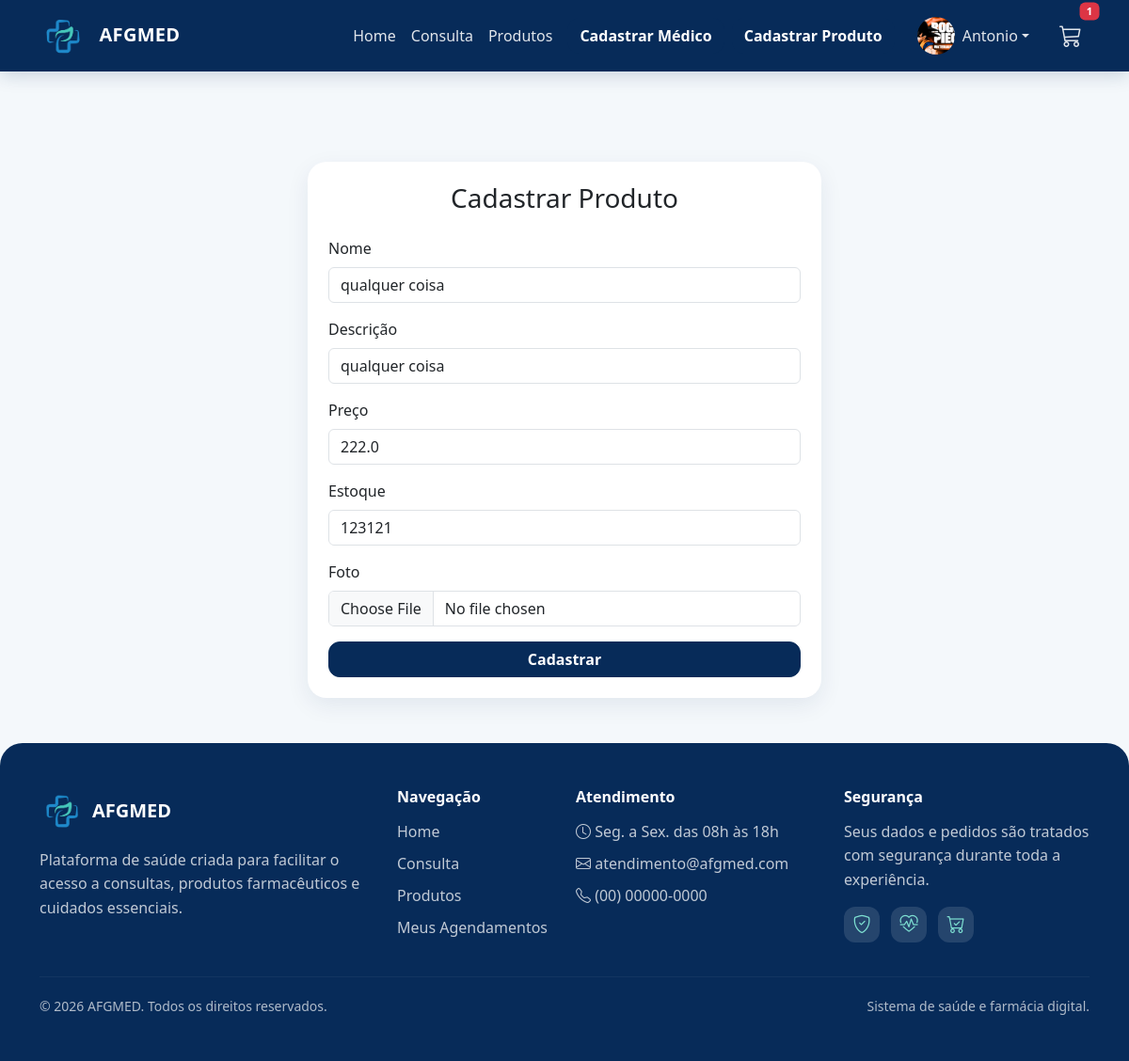
The page /editar-produto/1 (signed in) on the database as committed earlier.
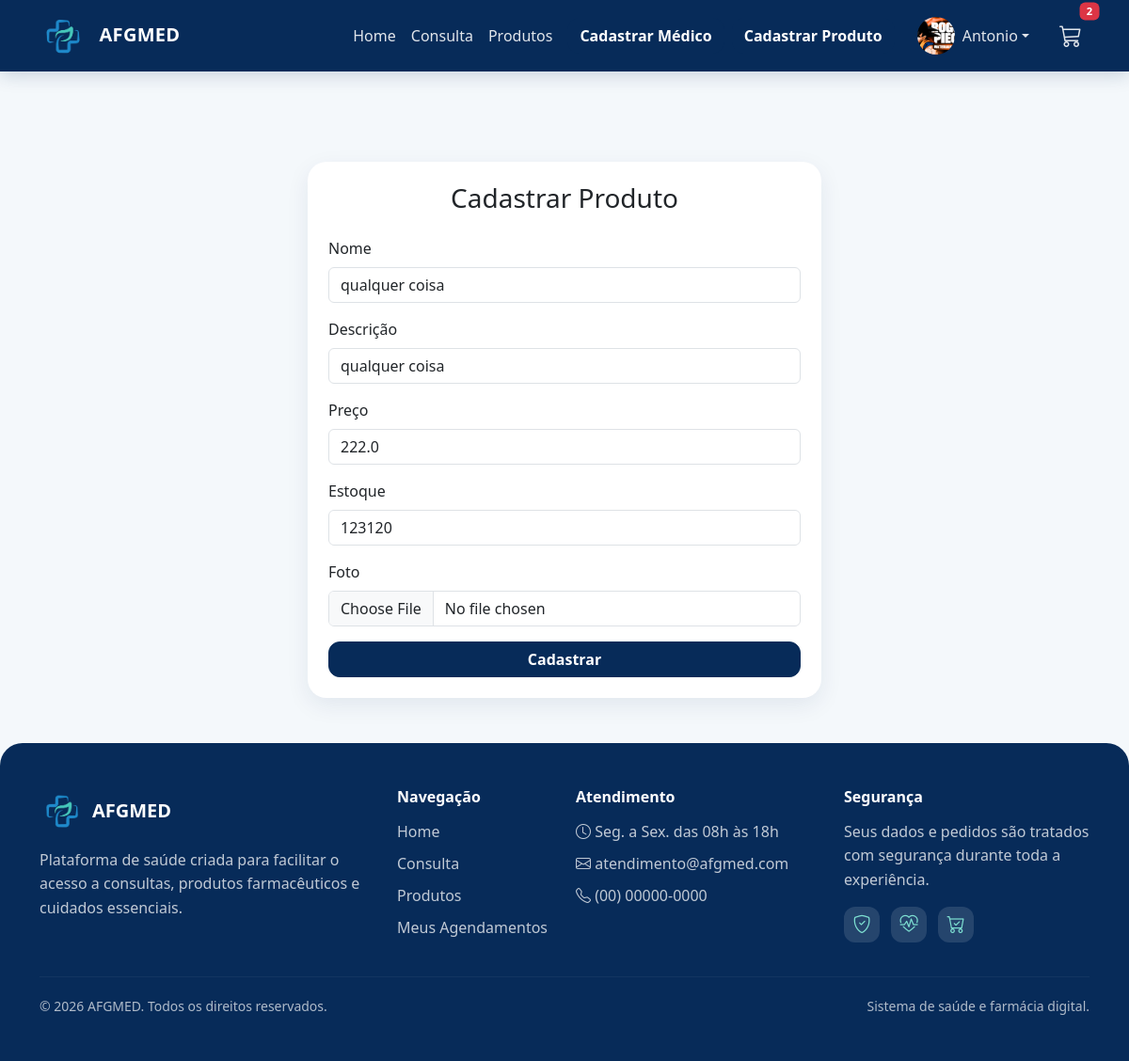
The same page on the database as committed later.
### projetoafgmed/models.py (models this page shows)
class Produto(database.Model):
    id = database.Column(database.Integer, primary_key=True)
    nome = database.Column(database.String, nullable=False)
    descricao = database.Column(database.String)
    preco = database.Column(database.Float, nullable=False)
    estoque = database.Column(database.Integer, default=0)
    foto = database.Column(database.String, default="default.jpg")
    ativo = database.Column(database.Boolean, default=True, nullable=False)
    destaque_home = database.Column(database.Boolean, default=False, nullable=False)
    data_criacao = database.Column(database.DateTime, nullable=False, default=datetime.utcnow)

### projetoafgmed/routes.py (the view, shortened to what this page needs)
@app.route("/editar-produto/<int:id_produto>", methods=["GET","POST"])
@login_required
def editar_produto(id_produto):
    if not getattr(current_user, "is_admin", False):
        flash("Apenas administradores podem acessar esta página.", "warning")
        return redirect(url_for("homepage"))
    produto = Produto.query.get_or_404(id_produto)
    form = FormProduto()
    if request.method == "GET":
        form.nome.data = produto.nome
        form.descricao.data = produto.descricao
        form.preco.data = produto.preco
        form.estoque.data = produto.estoque
        form.ativo.data = produto.ativo
        form.destaque_home.data = produto.destaque_home
    return render_template("cadastro_produto.html", form=form, produto=produto)

### projetoafgmed/forms.py
class FormProduto(FlaskForm):
    nome = StringField("Nome", validators=[DataRequired()])
    descricao = StringField("Descrição")
    preco = FloatField("Preço", validators=[DataRequired()])
    estoque = IntegerField("Estoque", default=0, validators=[DataRequired()])
    ativo = BooleanField("Produto ativo", default=True)
    destaque_home = BooleanField("Aparecer em Mais Vendidos na Home")
    foto = FileField(
        "Foto",
        validators=[FileAllowed(['jpg', 'png', 'jpeg'], 'Apenas imagens são permitidas!')]
    )
    botao_confirmacao = SubmitField("Cadastrar")

### projetoafgmed/models.py (called while the page is built)
@login_manager.user_loader
def load_usuario(id_usuario):
    return Usuario.query.get(int(id_usuario))

### projetoafgmed/templates/cadastro_produto.html (shortened to what this page needs)
{% extends "base.html" %}
{% block content %}
<div class="row justify-content-center mt-5 pt-5">
    <div class="col-md-6">
        <div class="card shadow-sm">
            <div class="card-body">
                <h3 class="text-center mb-4">Cadastrar Produto</h3>
                <form method="POST" enctype="multipart/form-data">
                    <div class="mb-3">
                        {{ form.nome.label(class="form-label") }}
                        {{ form.nome(class="form-control") }}
                    </div>
                    <div class="mb-3">
                        {{ form.descricao.label(class="form-label") }}
                        {{ form.descricao(class="form-control") }}
                    </div>
                    <div class="mb-3">
                        {{ form.preco.label(class="form-label") }}
                        {{ form.preco(class="form-control") }}
                    </div>
                    <div class="mb-3">
                        {{ form.estoque.label(class="form-label") }}
                        {{ form.estoque(class="form-control") }}
                    </div>
                    <div class="mb-3">
                        {{ form.foto.label(class="form-label") }}
                        {{ form.foto(class="form-control") }}
                    </div>
                    {{ form.botao_confirmacao(class="btn btn-primary w-100") }}
                </form>
            </div>
        </div>
    </div>
</div>
{% endblock %}

### projetoafgmed/templates/base.html (shortened to what the changed rows need)
<!DOCTYPE html>
<html lang="pt-br">
<head>
    <link href="https://cdn.jsdelivr.net/npm/bootstrap@5.3.8/dist/css/bootstrap.min.css" rel="stylesheet">
    <link rel="stylesheet" href="https://cdn.jsdelivr.net/npm/bootstrap-icons@1.11.3/font/bootstrap-icons.css">
    <link rel="stylesheet" href="{{ url_for('static', filename='css/style.css') }}">
</head>
<body>
<nav class="navbar navbar-expand-lg navbar-dark bg-dark">
    <div class="container">
        <div class="collapse navbar-collapse" id="navbarNav">
            <ul class="navbar-nav ms-3 align-items-center">
                {% if current_user.is_authenticated %}
                    <li class="nav-item position-relative">
                        <a class="nav-link" href="#" data-bs-toggle="offcanvas" data-bs-target="#carrinhoLateral" aria-controls="carrinhoLateral">
                            <i class="bi bi-cart3" style="font-size: 1.5rem;"></i>
                            {% if carrinho %}
                                <span class="badge bg-danger position-absolute top-0 start-100 translate-middle">
                                    {{ quantidade_carrinho }}
                                </span>
                            {% endif %}
                        </a>
                    </li>
                {% endif %}
            </ul>
        </div>
    </div>
</nav>
<main class="container mt-5">
    {% block content %}{% endblock %}
</main>
</body>
</html>

Rows that differ between the two databases and show on the page:
changed Produto "qualquer coisa": estoque "123121" → "123120"
Other text that changed with them:
{{ quantidade_carrinho }}: "1" → "2"
